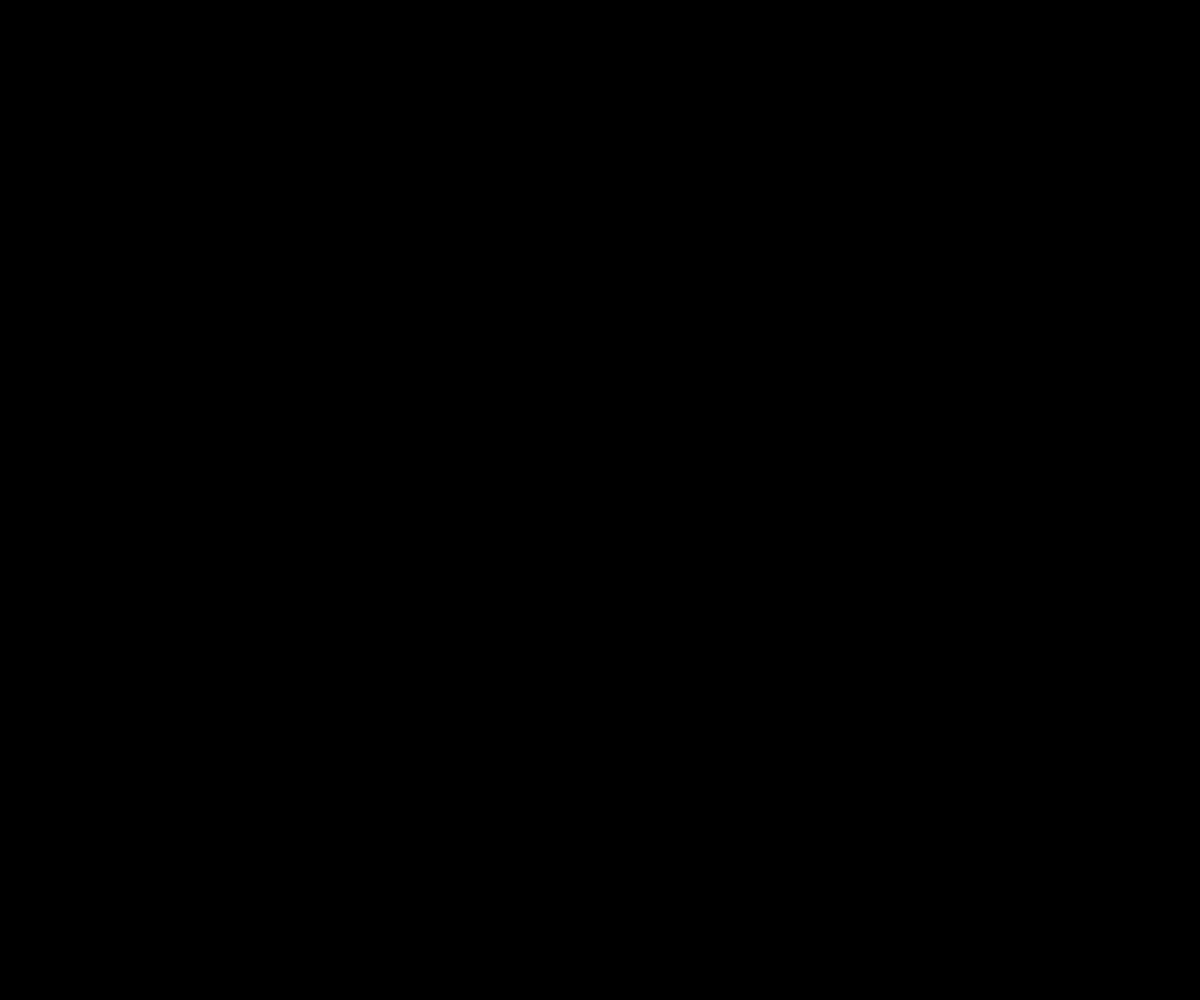
Frame 1 (no input)
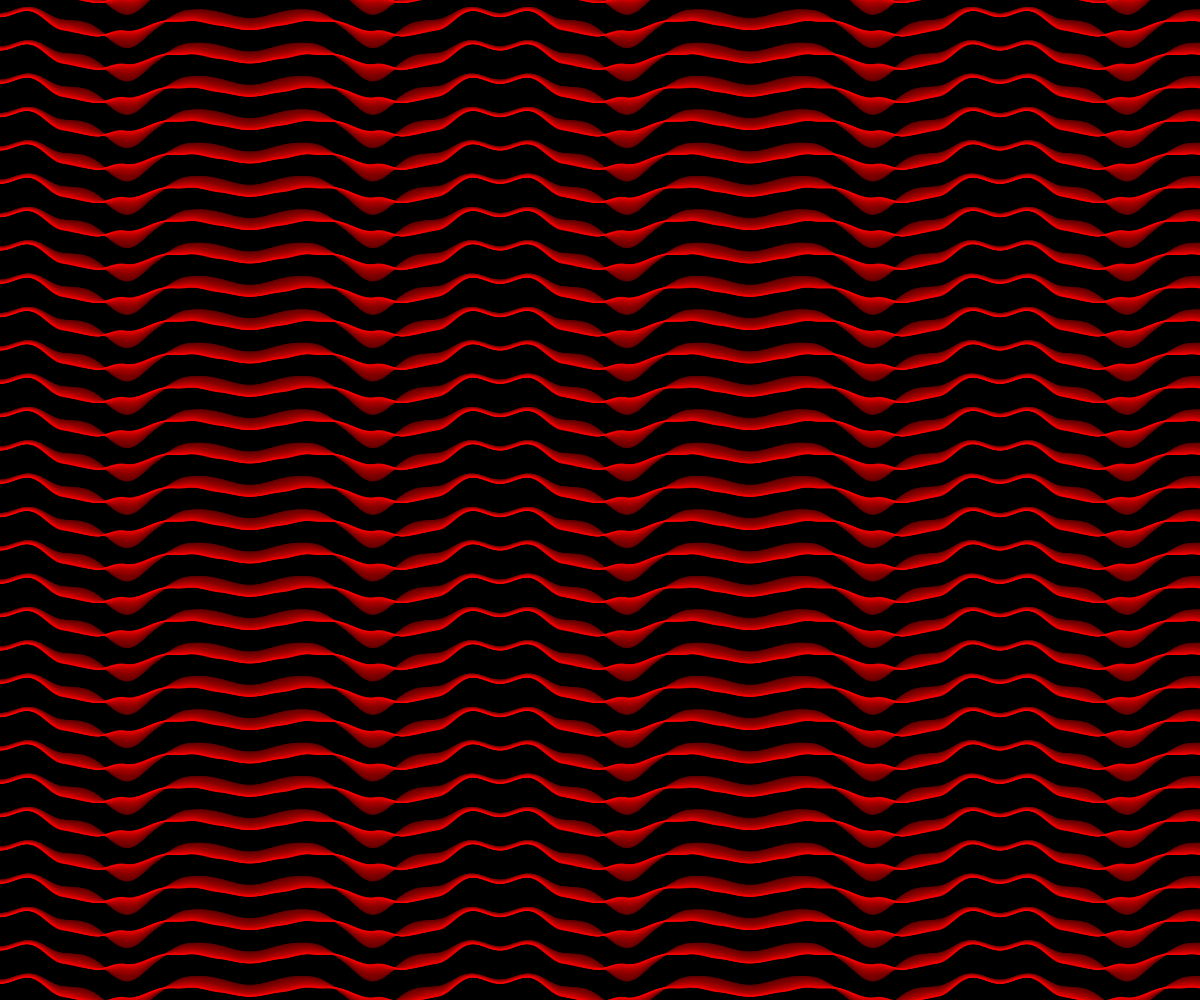
Frame 60 (no input)
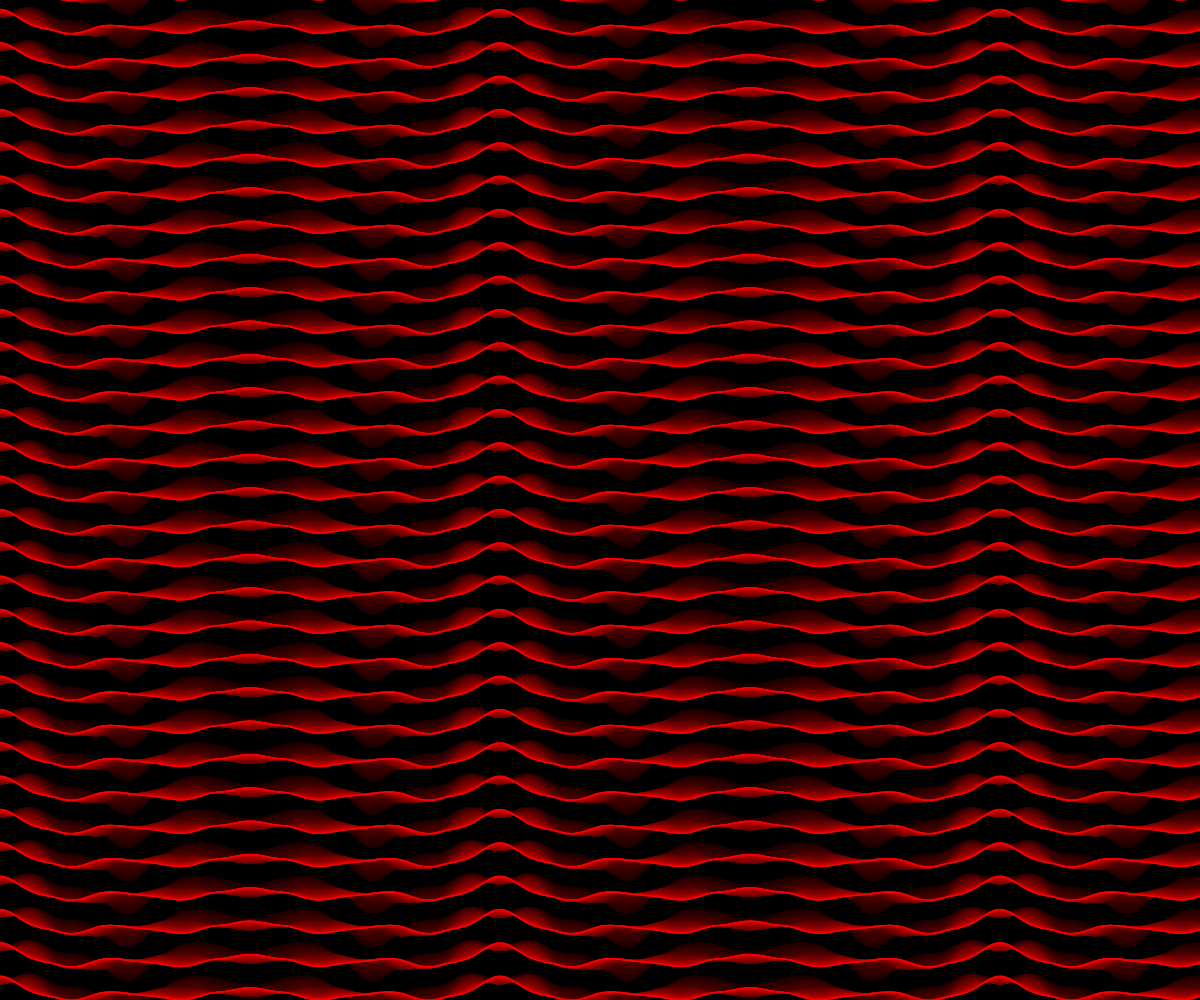
Frame 120 (the mouse pressed at the canvas centre since frame 60)

The p5.js sketch that drew these frames (run headless with seeded random() and noise() and a simulated clock; from frame 60 on, the mouse is pressed at the canvas centre):

// p5.js sketch
// ── sketch.js
var siz = 500;
var pg
var noiseX
var noiseY
var seed


function setup() {

    createCanvas(windowWidth, windowHeight);

    background(0);
    pixelDensity(1)
    seed = random(5000)


    noiseX = random(10000);
    noiseY = random(10000);


    pg = createGraphics(siz, siz)

    pg.strokeCap(ROUND)


    imageMode(CENTER, CENTER)
    background(0);
    pg.background(0);

}


function draw() {
    randomSeed(seed)
    // background(0);
    noStroke();
    noFill();

    for (var i = 0; i <= width; i += siz) {
        for (var j = 0; j <= height; j += siz) {
            push()
            imageMode(CORNER)
            translate(i, j)

            image(pg, 0, 0)

            pop()
        }

    }
    pg.background(0, 5)

    for (var x = 0; x < pg.width; x += 1) {
        var nf

        if (x < pg.width / 2) nf = map(x, 0, pg.width / 2, 0, 1)
        else nf = map(x, pg.width / 2, pg.width, 1, 0)

        var y = (noise(nf, frameCount / 500, 14) - 1) * siz / 2 + pg.height / 2

        pg.stroke(255, 0, 0)

        for (var i = -siz; i < siz; i += siz / 15) {
            pg.point(x, y + i);
        }


    }



}

function mouseReleased() {
    seed = random(50000)
    siz = random(150, 750)
    pg = createGraphics(siz, siz)
    background(0);
    pg.background(0);
    pg.strokeCap(ROUND)

}

function windowResized() {

    resizeCanvas(windowWidth, windowHeight);

}
